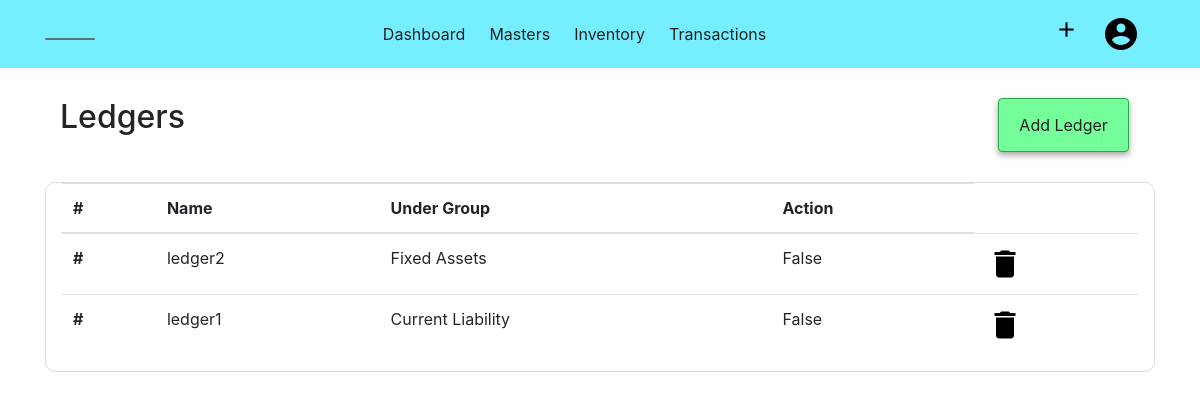
/ledgers (signed in), run on the app's committed database.
### acsystem/models.py (models this page shows, shortened)
class Ledger(db.Model):
    id = db.Column(db.Integer, primary_key=True)
    name = db.Column(db.String(40), nullable=False)
    affectinventory = db.Column(db.Boolean)
    undername = db.Column(db.String(40))
    under = db.Column(db.Integer, db.ForeignKey('group.id', ondelete="CASCADE"), nullable=False)
    company_id = db.Column(db.Integer, db.ForeignKey('company.id', ondelete="CASCADE"), nullable=False)

### acsystem/groupledger/routes.py (the view, shortened to what this page needs)
@groupledgers.route('/ledgers', methods=['GET','POST'])
@login_required
def ledger():
    if current_user.activecompany == 0:
        flash(f"No Company is Activated! ","warning")
        return redirect(url_for('company.companies'))
    form = LedgerForm()
    form.under.choices+= [(str(fixedgroup.id), fixedgroup.name) for fixedgroup in FixedGroup.query.all()]
    form.under.choices+= [(str(group.id), group.name) for group in Group.query.filter_by(company_id = current_user.activecompany).all()]
    ledgers = Ledger.query.filter_by(company_id = current_user.activecompany).all()
    return render_template('groupledger/showledgers.html', title="Ledgers", form=form, ledgers = ledgers )

### acsystem/models.py (called while the page is built)
@login_manager.user_loader
def load_user(user_id):
    return User.query.get(int(user_id))

### acsystem/templates/groupledger/showledgers.html (shortened to what this page needs)
{% from "renderfield.html" import render_field, render_doublefield %}
{% extends "layout.html"%}
{% block content %}
<div class="container">
    <div class="container-fluid">
        <h2 class="float-left">Ledgers</h2>
        <ul class="nav justify-content-end">
            <li class="btn btn-success">
                <a class="nav-link" data-toggle="modal" data-target="#createledger">Add Ledger</a>
            </li>
        </ul>
    </div>
    <div class="container-fluid" style="border:1px solid rgb(218, 218, 218); border-radius:10px;">
        <table class="table table-hover">
            <thead>
                <tr>
                    <th scope="col">#</th>
                    <th scope="col">Name</th>
                    <th scope="col">Under Group</th>
                    <th scope="col">Action</th>
                </tr>
            </thead>
            <tbody>
                {% for ledger in ledgers %}
                <tr>
                    <th scope="row">#</th>
                    <td>{{ ledger.name }}</td>
                    <td>{{ ledger.undername }}</td>
                    <td>{{ ledger.affectinventory }}</td>
                    <td  class="deletelgr" >
                        <img style="cursor:pointer;" data-toggle="modal" data-target="#deleteledger" src="{{ url_for('static',filename='images/delete.png') }}" alt="Delete">
                    </td>
                {% endfor %}
            </tbody>
        </table>
    </div>
</div>
{% endblock content %}

### acsystem/static/main.css (style rules this page uses)
a { color: rgb(34, 34, 34) !important; }

### acsystem/static/style.css (style rules this page uses)
.btn { -webkit-box-shadow: 0 3px 6px rgba(0, 0, 0, 0.16), 0 3px 6px rgba(0, 0, 0, 0.23); box-shadow: 0 3px 6px rgba(0, 0, 0, 0.16), 0 3px 6px rgba(0, 0, 0, 0.23); }
.nav-link { color: rgba(12, 12, 12, 0.76); padding: .5rem !important; }
.btn { margin: 0 .7rem; }
.btn-success { background-color: #75ff9b !important; }
.container-fluid { margin-top: 30px !important; }

### data on the page
Ledger: name "ledger2", undername "Fixed Assets", affectinventory "False"
Ledger: name "ledger1", undername "Current Liability", affectinventory "False"
